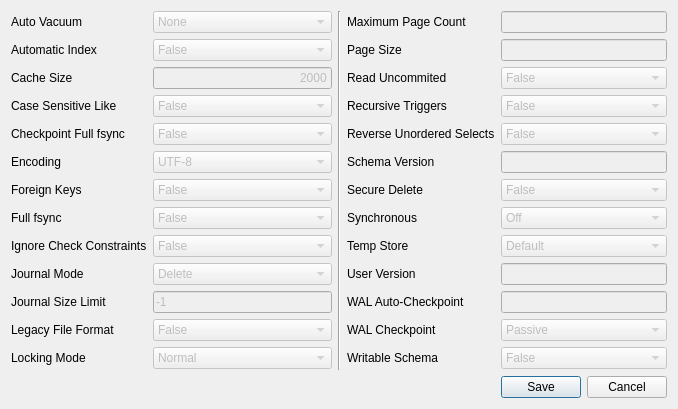
<?xml version="1.0" encoding="UTF-8"?>
<!--
   Copyright 2011 Research In Motion Limited.

   Licensed under the Apache License, Version 2.0 (the "License");
   you may not use this file except in compliance with the License.
   You may obtain a copy of the License at

   http://www.apache.org/licenses/LICENSE-2.0

   Unless required by applicable law or agreed to in writing, software
   distributed under the License is distributed on an "AS IS" BASIS,
   WITHOUT WARRANTIES OR CONDITIONS OF ANY KIND, either express or implied.
   See the License for the specific language governing permissions and
   limitations under the License.

-->

<ui version="4.0">
 <class>PragmaDialog</class>
 <widget class="QDialog" name="PragmaDialog">
  <property name="geometry">
   <rect>
    <x>0</x>
    <y>0</y>
    <width>678</width>
    <height>409</height>
   </rect>
  </property>
  <property name="windowTitle">
   <string>Pragma Settings</string>
  </property>
  <layout class="QVBoxLayout" name="verticalLayout">
   <item>
    <layout class="QHBoxLayout" name="horizontalLayout">
     <item>
      <layout class="QFormLayout" name="formLayout">
       <item row="0" column="0">
        <widget class="QLabel" name="autoVacuumLabel">
         <property name="text">
          <string>Auto Vacuum</string>
         </property>
         <property name="buddy">
          <cstring>auto_vacuum</cstring>
         </property>
        </widget>
       </item>
       <item row="0" column="1">
        <widget class="QComboBox" name="auto_vacuum">
         <property name="enabled">
          <bool>false</bool>
         </property>
         <item>
          <property name="text">
           <string>None</string>
          </property>
         </item>
         <item>
          <property name="text">
           <string>Full</string>
          </property>
         </item>
         <item>
          <property name="text">
           <string>Incremental</string>
          </property>
         </item>
        </widget>
       </item>
       <item row="1" column="0">
        <widget class="QLabel" name="automaticIndexLabel">
         <property name="text">
          <string>Automatic Index</string>
         </property>
         <property name="buddy">
          <cstring>automatic_index</cstring>
         </property>
        </widget>
       </item>
       <item row="1" column="1">
        <widget class="QComboBox" name="automatic_index">
         <property name="enabled">
          <bool>false</bool>
         </property>
         <item>
          <property name="text">
           <string>False</string>
          </property>
         </item>
         <item>
          <property name="text">
           <string>True</string>
          </property>
         </item>
        </widget>
       </item>
       <item row="2" column="0">
        <widget class="QLabel" name="cacheSizeLabel">
         <property name="text">
          <string>Cache Size</string>
         </property>
         <property name="buddy">
          <cstring>cache_size</cstring>
         </property>
        </widget>
       </item>
       <item row="2" column="1">
        <widget class="QLineEdit" name="cache_size">
         <property name="enabled">
          <bool>false</bool>
         </property>
         <property name="text">
          <string>2000</string>
         </property>
         <property name="alignment">
          <set>Qt::AlignRight|Qt::AlignTrailing|Qt::AlignVCenter</set>
         </property>
        </widget>
       </item>
       <item row="3" column="0">
        <widget class="QLabel" name="caseSensitiveLikeLabel">
         <property name="text">
          <string>Case Sensitive Like</string>
         </property>
         <property name="buddy">
          <cstring>case_sensitive_like</cstring>
         </property>
        </widget>
       </item>
       <item row="3" column="1">
        <widget class="QComboBox" name="case_sensitive_like">
         <property name="enabled">
          <bool>false</bool>
         </property>
         <item>
          <property name="text">
           <string>False</string>
          </property>
         </item>
         <item>
          <property name="text">
           <string>True</string>
          </property>
         </item>
        </widget>
       </item>
       <item row="4" column="0">
        <widget class="QLabel" name="label">
         <property name="text">
          <string>Checkpoint Full fsync</string>
         </property>
         <property name="buddy">
          <cstring>checkpoint_fullfsync</cstring>
         </property>
        </widget>
       </item>
       <item row="4" column="1">
        <widget class="QComboBox" name="checkpoint_fullfsync">
         <property name="enabled">
          <bool>false</bool>
         </property>
         <item>
          <property name="text">
           <string>False</string>
          </property>
         </item>
         <item>
          <property name="text">
           <string>True</string>
          </property>
         </item>
        </widget>
       </item>
       <item row="5" column="0">
        <widget class="QLabel" name="label_2">
         <property name="text">
          <string>Encoding</string>
         </property>
         <property name="buddy">
          <cstring>encoding</cstring>
         </property>
        </widget>
       </item>
       <item row="5" column="1">
        <widget class="QComboBox" name="encoding">
         <property name="enabled">
          <bool>false</bool>
         </property>
         <item>
          <property name="text">
           <string>UTF-8</string>
          </property>
         </item>
         <item>
          <property name="text">
           <string>UTF-16</string>
          </property>
         </item>
         <item>
          <property name="text">
           <string>UTF-16le</string>
          </property>
         </item>
         <item>
          <property name="text">
           <string>UTF-16be</string>
          </property>
         </item>
        </widget>
       </item>
       <item row="6" column="0">
        <widget class="QLabel" name="label_3">
         <property name="text">
          <string>Foreign Keys</string>
         </property>
         <property name="buddy">
          <cstring>foreign_keys</cstring>
         </property>
        </widget>
       </item>
       <item row="6" column="1">
        <widget class="QComboBox" name="foreign_keys">
         <property name="enabled">
          <bool>false</bool>
         </property>
         <item>
          <property name="text">
           <string>False</string>
          </property>
         </item>
         <item>
          <property name="text">
           <string>True</string>
          </property>
         </item>
        </widget>
       </item>
       <item row="7" column="0">
        <widget class="QLabel" name="label_5">
         <property name="text">
          <string>Full fsync</string>
         </property>
         <property name="buddy">
          <cstring>fullfsync</cstring>
         </property>
        </widget>
       </item>
       <item row="7" column="1">
        <widget class="QComboBox" name="fullfsync">
         <property name="enabled">
          <bool>false</bool>
         </property>
         <item>
          <property name="text">
           <string>False</string>
          </property>
         </item>
         <item>
          <property name="text">
           <string>True</string>
          </property>
         </item>
        </widget>
       </item>
       <item row="8" column="0">
        <widget class="QLabel" name="label_6">
         <property name="text">
          <string>Ignore Check Constraints</string>
         </property>
         <property name="buddy">
          <cstring>ignore_check_constraints</cstring>
         </property>
        </widget>
       </item>
       <item row="8" column="1">
        <widget class="QComboBox" name="ignore_check_constraints">
         <property name="enabled">
          <bool>false</bool>
         </property>
         <item>
          <property name="text">
           <string>False</string>
          </property>
         </item>
         <item>
          <property name="text">
           <string>True</string>
          </property>
         </item>
        </widget>
       </item>
       <item row="9" column="0">
        <widget class="QLabel" name="label_7">
         <property name="text">
          <string>Journal Mode</string>
         </property>
         <property name="buddy">
          <cstring>journal_mode</cstring>
         </property>
        </widget>
       </item>
       <item row="9" column="1">
        <widget class="QComboBox" name="journal_mode">
         <property name="enabled">
          <bool>false</bool>
         </property>
         <item>
          <property name="text">
           <string>Delete</string>
          </property>
         </item>
         <item>
          <property name="text">
           <string>Truncate</string>
          </property>
         </item>
         <item>
          <property name="text">
           <string>Persist</string>
          </property>
         </item>
         <item>
          <property name="text">
           <string>Memory</string>
          </property>
         </item>
         <item>
          <property name="text">
           <string>Write-Ahead-Log</string>
          </property>
         </item>
         <item>
          <property name="text">
           <string>Off</string>
          </property>
         </item>
        </widget>
       </item>
       <item row="10" column="0">
        <widget class="QLabel" name="label_8">
         <property name="text">
          <string>Journal Size Limit</string>
         </property>
         <property name="buddy">
          <cstring>journal_size_limit</cstring>
         </property>
        </widget>
       </item>
       <item row="10" column="1">
        <widget class="QLineEdit" name="journal_size_limit">
         <property name="enabled">
          <bool>false</bool>
         </property>
         <property name="text">
          <string>-1</string>
         </property>
        </widget>
       </item>
       <item row="11" column="0">
        <widget class="QLabel" name="label_9">
         <property name="text">
          <string>Legacy File Format</string>
         </property>
         <property name="buddy">
          <cstring>legacy_file_format</cstring>
         </property>
        </widget>
       </item>
       <item row="11" column="1">
        <widget class="QComboBox" name="legacy_file_format">
         <property name="enabled">
          <bool>false</bool>
         </property>
         <item>
          <property name="text">
           <string>False</string>
          </property>
         </item>
         <item>
          <property name="text">
           <string>True</string>
          </property>
         </item>
        </widget>
       </item>
       <item row="12" column="0">
        <widget class="QLabel" name="label_10">
         <property name="text">
          <string>Locking Mode</string>
         </property>
         <property name="buddy">
          <cstring>locking_mode</cstring>
         </property>
        </widget>
       </item>
       <item row="12" column="1">
        <widget class="QComboBox" name="locking_mode">
         <property name="enabled">
          <bool>false</bool>
         </property>
         <item>
          <property name="text">
           <string>Normal</string>
          </property>
         </item>
         <item>
          <property name="text">
           <string>Exclusive</string>
          </property>
         </item>
        </widget>
       </item>
      </layout>
     </item>
     <item>
      <widget class="Line" name="line">
       <property name="orientation">
        <enum>Qt::Vertical</enum>
       </property>
      </widget>
     </item>
     <item>
      <layout class="QFormLayout" name="formLayout_2">
       <property name="fieldGrowthPolicy">
        <enum>QFormLayout::AllNonFixedFieldsGrow</enum>
       </property>
       <item row="0" column="0">
        <widget class="QLabel" name="label_4">
         <property name="text">
          <string>Maximum Page Count</string>
         </property>
         <property name="buddy">
          <cstring>max_page_count</cstring>
         </property>
        </widget>
       </item>
       <item row="0" column="1">
        <widget class="QLineEdit" name="max_page_count">
         <property name="enabled">
          <bool>false</bool>
         </property>
        </widget>
       </item>
       <item row="1" column="0">
        <widget class="QLabel" name="label_11">
         <property name="text">
          <string>Page Size</string>
         </property>
         <property name="buddy">
          <cstring>page_size</cstring>
         </property>
        </widget>
       </item>
       <item row="1" column="1">
        <widget class="QLineEdit" name="page_size">
         <property name="enabled">
          <bool>false</bool>
         </property>
         <property name="text">
          <string/>
         </property>
        </widget>
       </item>
       <item row="2" column="0">
        <widget class="QLabel" name="label_12">
         <property name="text">
          <string>Read Uncommited</string>
         </property>
         <property name="buddy">
          <cstring>read_uncommitted</cstring>
         </property>
        </widget>
       </item>
       <item row="2" column="1">
        <widget class="QComboBox" name="read_uncommitted">
         <property name="enabled">
          <bool>false</bool>
         </property>
         <item>
          <property name="text">
           <string>False</string>
          </property>
         </item>
         <item>
          <property name="text">
           <string>True</string>
          </property>
         </item>
        </widget>
       </item>
       <item row="3" column="0">
        <widget class="QLabel" name="label_13">
         <property name="text">
          <string>Recursive Triggers</string>
         </property>
         <property name="buddy">
          <cstring>recursive_triggers</cstring>
         </property>
        </widget>
       </item>
       <item row="3" column="1">
        <widget class="QComboBox" name="recursive_triggers">
         <property name="enabled">
          <bool>false</bool>
         </property>
         <item>
          <property name="text">
           <string>False</string>
          </property>
         </item>
         <item>
          <property name="text">
           <string>True</string>
          </property>
         </item>
        </widget>
       </item>
       <item row="4" column="0">
        <widget class="QLabel" name="label_14">
         <property name="text">
          <string>Reverse Unordered Selects</string>
         </property>
         <property name="buddy">
          <cstring>reverse_unordered_selects</cstring>
         </property>
        </widget>
       </item>
       <item row="4" column="1">
        <widget class="QComboBox" name="reverse_unordered_selects">
         <property name="enabled">
          <bool>false</bool>
         </property>
         <item>
          <property name="text">
           <string>False</string>
          </property>
         </item>
         <item>
          <property name="text">
           <string>True</string>
          </property>
         </item>
        </widget>
       </item>
       <item row="5" column="0">
        <widget class="QLabel" name="label_15">
         <property name="text">
          <string>Schema Version</string>
         </property>
         <property name="buddy">
          <cstring>schema_version</cstring>
         </property>
        </widget>
       </item>
       <item row="5" column="1">
        <widget class="QLineEdit" name="schema_version">
         <property name="enabled">
          <bool>false</bool>
         </property>
        </widget>
       </item>
       <item row="6" column="0">
        <widget class="QLabel" name="label_16">
         <property name="text">
          <string>Secure Delete</string>
         </property>
         <property name="buddy">
          <cstring>secure_delete</cstring>
         </property>
        </widget>
       </item>
       <item row="6" column="1">
        <widget class="QComboBox" name="secure_delete">
         <property name="enabled">
          <bool>false</bool>
         </property>
         <item>
          <property name="text">
           <string>False</string>
          </property>
         </item>
         <item>
          <property name="text">
           <string>True</string>
          </property>
         </item>
        </widget>
       </item>
       <item row="7" column="0">
        <widget class="QLabel" name="label_18">
         <property name="text">
          <string>Synchronous</string>
         </property>
         <property name="buddy">
          <cstring>synchronous</cstring>
         </property>
        </widget>
       </item>
       <item row="7" column="1">
        <widget class="QComboBox" name="synchronous">
         <property name="enabled">
          <bool>false</bool>
         </property>
         <item>
          <property name="text">
           <string>Off</string>
          </property>
         </item>
         <item>
          <property name="text">
           <string>Normal</string>
          </property>
         </item>
         <item>
          <property name="text">
           <string>Full</string>
          </property>
         </item>
        </widget>
       </item>
       <item row="8" column="0">
        <widget class="QLabel" name="label_19">
         <property name="text">
          <string>Temp Store</string>
         </property>
         <property name="buddy">
          <cstring>temp_store</cstring>
         </property>
        </widget>
       </item>
       <item row="8" column="1">
        <widget class="QComboBox" name="temp_store">
         <property name="enabled">
          <bool>false</bool>
         </property>
         <item>
          <property name="text">
           <string>Default</string>
          </property>
         </item>
         <item>
          <property name="text">
           <string>File</string>
          </property>
         </item>
         <item>
          <property name="text">
           <string>Memory</string>
          </property>
         </item>
        </widget>
       </item>
       <item row="9" column="0">
        <widget class="QLabel" name="label_20">
         <property name="text">
          <string>User Version</string>
         </property>
         <property name="buddy">
          <cstring>user_version</cstring>
         </property>
        </widget>
       </item>
       <item row="9" column="1">
        <widget class="QLineEdit" name="user_version">
         <property name="enabled">
          <bool>false</bool>
         </property>
        </widget>
       </item>
       <item row="10" column="0">
        <widget class="QLabel" name="label_21">
         <property name="text">
          <string>WAL Auto-Checkpoint</string>
         </property>
         <property name="buddy">
          <cstring>wal_autocheckpoint</cstring>
         </property>
        </widget>
       </item>
       <item row="10" column="1">
        <widget class="QLineEdit" name="wal_autocheckpoint">
         <property name="enabled">
          <bool>false</bool>
         </property>
        </widget>
       </item>
       <item row="11" column="0">
        <widget class="QLabel" name="label_22">
         <property name="text">
          <string>WAL Checkpoint</string>
         </property>
         <property name="buddy">
          <cstring>wal_checkpoint</cstring>
         </property>
        </widget>
       </item>
       <item row="11" column="1">
        <widget class="QComboBox" name="wal_checkpoint">
         <property name="enabled">
          <bool>false</bool>
         </property>
         <item>
          <property name="text">
           <string>Passive</string>
          </property>
         </item>
         <item>
          <property name="text">
           <string>Full</string>
          </property>
         </item>
         <item>
          <property name="text">
           <string>Restart</string>
          </property>
         </item>
        </widget>
       </item>
       <item row="12" column="0">
        <widget class="QLabel" name="label_23">
         <property name="text">
          <string>Writable Schema</string>
         </property>
         <property name="buddy">
          <cstring>writable_schema</cstring>
         </property>
        </widget>
       </item>
       <item row="12" column="1">
        <widget class="QComboBox" name="writable_schema">
         <property name="enabled">
          <bool>false</bool>
         </property>
         <item>
          <property name="text">
           <string>False</string>
          </property>
         </item>
         <item>
          <property name="text">
           <string>True</string>
          </property>
         </item>
        </widget>
       </item>
      </layout>
     </item>
    </layout>
   </item>
   <item>
    <layout class="QHBoxLayout" name="horizontalLayout_3">
     <item>
      <spacer name="horizontalSpacer_2">
       <property name="orientation">
        <enum>Qt::Horizontal</enum>
       </property>
       <property name="sizeHint" stdset="0">
        <size>
         <width>40</width>
         <height>20</height>
        </size>
       </property>
      </spacer>
     </item>
     <item>
      <widget class="QDialogButtonBox" name="buttonBox">
       <property name="orientation">
        <enum>Qt::Horizontal</enum>
       </property>
       <property name="standardButtons">
        <set>QDialogButtonBox::Cancel|QDialogButtonBox::Save</set>
       </property>
      </widget>
     </item>
    </layout>
   </item>
  </layout>
 </widget>
 <tabstops>
  <tabstop>auto_vacuum</tabstop>
  <tabstop>automatic_index</tabstop>
  <tabstop>cache_size</tabstop>
  <tabstop>case_sensitive_like</tabstop>
  <tabstop>checkpoint_fullfsync</tabstop>
  <tabstop>encoding</tabstop>
  <tabstop>foreign_keys</tabstop>
  <tabstop>fullfsync</tabstop>
  <tabstop>ignore_check_constraints</tabstop>
  <tabstop>journal_mode</tabstop>
  <tabstop>journal_size_limit</tabstop>
  <tabstop>legacy_file_format</tabstop>
  <tabstop>locking_mode</tabstop>
  <tabstop>max_page_count</tabstop>
  <tabstop>page_size</tabstop>
  <tabstop>read_uncommitted</tabstop>
  <tabstop>recursive_triggers</tabstop>
  <tabstop>reverse_unordered_selects</tabstop>
  <tabstop>schema_version</tabstop>
  <tabstop>secure_delete</tabstop>
  <tabstop>synchronous</tabstop>
  <tabstop>temp_store</tabstop>
  <tabstop>user_version</tabstop>
  <tabstop>wal_autocheckpoint</tabstop>
  <tabstop>wal_checkpoint</tabstop>
  <tabstop>writable_schema</tabstop>
 </tabstops>
 <resources/>
 <connections>
  <connection>
   <sender>buttonBox</sender>
   <signal>accepted()</signal>
   <receiver>PragmaDialog</receiver>
   <slot>accept()</slot>
   <hints>
    <hint type="sourcelabel">
     <x>328</x>
     <y>354</y>
    </hint>
    <hint type="destinationlabel">
     <x>157</x>
     <y>274</y>
    </hint>
   </hints>
  </connection>
  <connection>
   <sender>buttonBox</sender>
   <signal>rejected()</signal>
   <receiver>PragmaDialog</receiver>
   <slot>reject()</slot>
   <hints>
    <hint type="sourcelabel">
     <x>396</x>
     <y>360</y>
    </hint>
    <hint type="destinationlabel">
     <x>286</x>
     <y>274</y>
    </hint>
   </hints>
  </connection>
 </connections>
</ui>
